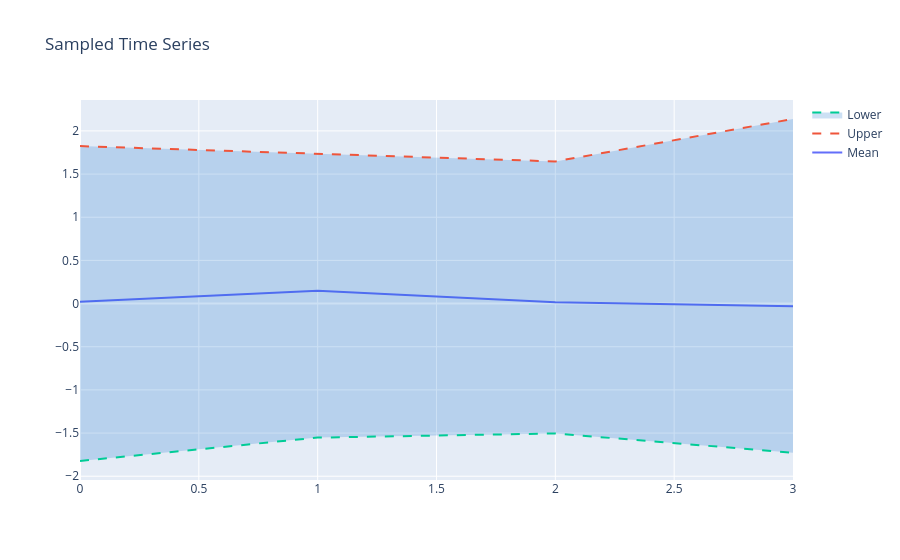

This figure's notebook cell:
### Markdown cell above
## Time series

### Code cell
m.dist.normal(0,1, name = 'a', shape=(100,4), sample = True).timeseries()

### Figure 1 — Plotly figure (JSON) as saved in the notebook; plotly's stock layout.template omitted (floating-point values rounded to 4 significant figures)
{"data": [{"mode": "lines", "name": "Mean", "type": "scatter", "y": [0.0218, 0.1471, 0.01389, -0.03216]}, {"line": {"dash": "dash"}, "mode": "lines", "name": "Upper", "type": "scatter", "y": [1.824, 1.735, 1.646, 2.138]}, {"fill": "tonexty", "fillcolor": "rgba(0,100,200,0.2)", "line": {"dash": "dash"}, "mode": "lines", "name": "Lower", "type": "scatter", "y": [-1.824, -1.553, -1.505, -1.728]}], "layout": {"title": {"text": "Sampled Time Series"}}}
